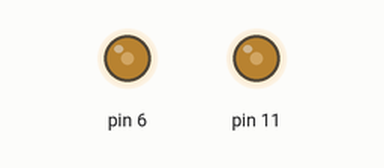
This sketch was run on a simulated Arduino Uno, built with avr-gcc and run on an emulated ATmega328P. On the bench: output pins drawn as LEDs (lit = HIGH).

Above: at 0.1 s.
Timing chart, 0 to 1.6 s (numbered marks = the images above):
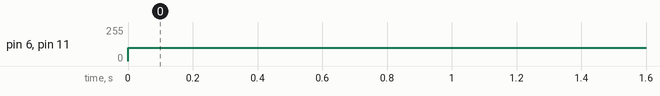

The sketch:

Controllo_motore.ino
```cpp
#define M2INA 13    //definisco i vari pin necessari per il funzionamento dei motori, ingresso A, B e PWM//
#define M2INB 12
#define M2PWM 11
#define M1INA 8
#define M1INB 7
#define M1PWM 6


void setup() {
  pinMode(13, INPUT);     //imposto i vari pin di INPUT e OUTPUT
  pinMode(12, INPUT);
  pinMode(11, OUTPUT);
  pinMode(7, INPUT);
  pinMode(8, INPUT);
  pinMode(6, OUTPUT);
}

void loop() {
  digitalWrite (13, HIGH);
  digitalWrite (12, LOW);
  analogWrite (11, 100);     //imposto la velocità, indicando prima il pin PWM e successivamente il valore della velocità (da 0 a 255)
  digitalWrite (7, HIGH);
  digitalWrite (8, LOW);
  analogWrite (6, 100);


}
```

Measured:
- by itself, pin 6, pin 11: 0/255 → 100/255 at 0.00 s
